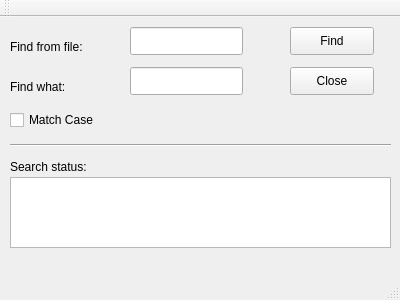
<?xml version="1.0" encoding="UTF-8"?>
<ui version="4.0">
 <class>MainWindow</class>
 <widget class="QMainWindow" name="MainWindow">
  <property name="geometry">
   <rect>
    <x>0</x>
    <y>0</y>
    <width>400</width>
    <height>300</height>
   </rect>
  </property>
  <property name="windowTitle">
   <string>MainWindow</string>
  </property>
  <widget class="QWidget" name="centralWidget">
   <widget class="QLineEdit" name="fileLineEdit">
    <property name="geometry">
     <rect>
      <x>130</x>
      <y>10</y>
      <width>113</width>
      <height>28</height>
     </rect>
    </property>
    <property name="text">
     <string/>
    </property>
   </widget>
   <widget class="QLineEdit" name="keyLineEdit">
    <property name="geometry">
     <rect>
      <x>130</x>
      <y>50</y>
      <width>113</width>
      <height>28</height>
     </rect>
    </property>
   </widget>
   <widget class="QPushButton" name="findPushButton">
    <property name="geometry">
     <rect>
      <x>290</x>
      <y>10</y>
      <width>84</width>
      <height>28</height>
     </rect>
    </property>
    <property name="text">
     <string>Find</string>
    </property>
   </widget>
   <widget class="QPushButton" name="closePushButton">
    <property name="geometry">
     <rect>
      <x>290</x>
      <y>50</y>
      <width>84</width>
      <height>28</height>
     </rect>
    </property>
    <property name="text">
     <string>Close</string>
    </property>
   </widget>
   <widget class="QCheckBox" name="matchCheckBox">
    <property name="geometry">
     <rect>
      <x>10</x>
      <y>90</y>
      <width>101</width>
      <height>26</height>
     </rect>
    </property>
    <property name="text">
     <string>Match Case</string>
    </property>
   </widget>
   <widget class="Line" name="line">
    <property name="geometry">
     <rect>
      <x>10</x>
      <y>120</y>
      <width>381</width>
      <height>16</height>
     </rect>
    </property>
    <property name="orientation">
     <enum>Qt::Horizontal</enum>
    </property>
   </widget>
   <widget class="QLabel" name="label">
    <property name="geometry">
     <rect>
      <x>10</x>
      <y>20</y>
      <width>111</width>
      <height>20</height>
     </rect>
    </property>
    <property name="text">
     <string>Find from file:</string>
    </property>
   </widget>
   <widget class="QLabel" name="label_2">
    <property name="geometry">
     <rect>
      <x>10</x>
      <y>60</y>
      <width>101</width>
      <height>20</height>
     </rect>
    </property>
    <property name="text">
     <string>Find what:</string>
    </property>
   </widget>
   <widget class="QLabel" name="label_3">
    <property name="geometry">
     <rect>
      <x>10</x>
      <y>140</y>
      <width>101</width>
      <height>20</height>
     </rect>
    </property>
    <property name="text">
     <string>Search status:</string>
    </property>
   </widget>
   <widget class="QTextEdit" name="textBrowser">
    <property name="geometry">
     <rect>
      <x>10</x>
      <y>160</y>
      <width>381</width>
      <height>71</height>
     </rect>
    </property>
   </widget>
  </widget>
  <widget class="QMenuBar" name="menuBar">
   <property name="geometry">
    <rect>
     <x>0</x>
     <y>0</y>
     <width>400</width>
     <height>25</height>
    </rect>
   </property>
  </widget>
  <widget class="QToolBar" name="mainToolBar">
   <attribute name="toolBarArea">
    <enum>TopToolBarArea</enum>
   </attribute>
   <attribute name="toolBarBreak">
    <bool>false</bool>
   </attribute>
  </widget>
  <widget class="QStatusBar" name="statusBar"/>
 </widget>
 <layoutdefault spacing="6" margin="11"/>
 <resources/>
 <connections>
  <connection>
   <sender>closePushButton</sender>
   <signal>clicked()</signal>
   <receiver>MainWindow</receiver>
   <slot>close()</slot>
   <hints>
    <hint type="sourcelabel">
     <x>331</x>
     <y>105</y>
    </hint>
    <hint type="destinationlabel">
     <x>199</x>
     <y>149</y>
    </hint>
   </hints>
  </connection>
 </connections>
</ui>
